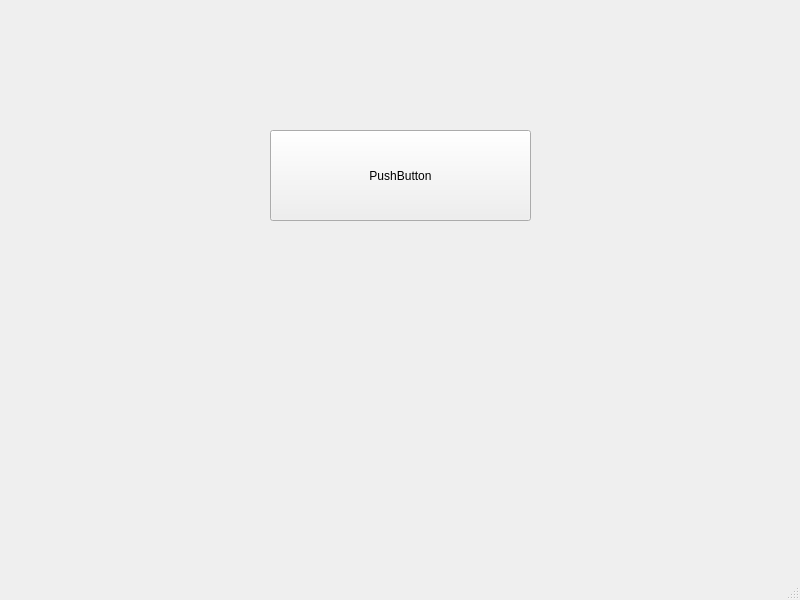
<?xml version="1.0" encoding="UTF-8"?>
<ui version="4.0">
 <class>MainWindow</class>
 <widget class="QMainWindow" name="MainWindow">
  <property name="geometry">
   <rect>
    <x>0</x>
    <y>0</y>
    <width>800</width>
    <height>600</height>
   </rect>
  </property>
  <property name="windowTitle">
   <string>MainWindow</string>
  </property>
  <widget class="QWidget" name="centralwidget">
   <widget class="QPushButton" name="pushButton">
    <property name="geometry">
     <rect>
      <x>270</x>
      <y>130</y>
      <width>261</width>
      <height>91</height>
     </rect>
    </property>
    <property name="text">
     <string>PushButton</string>
    </property>
   </widget>
  </widget>
  <widget class="QMenuBar" name="menubar">
   <property name="geometry">
    <rect>
     <x>0</x>
     <y>0</y>
     <width>800</width>
     <height>18</height>
    </rect>
   </property>
  </widget>
  <widget class="QStatusBar" name="statusbar"/>
 </widget>
 <resources/>
 <connections/>
</ui>
